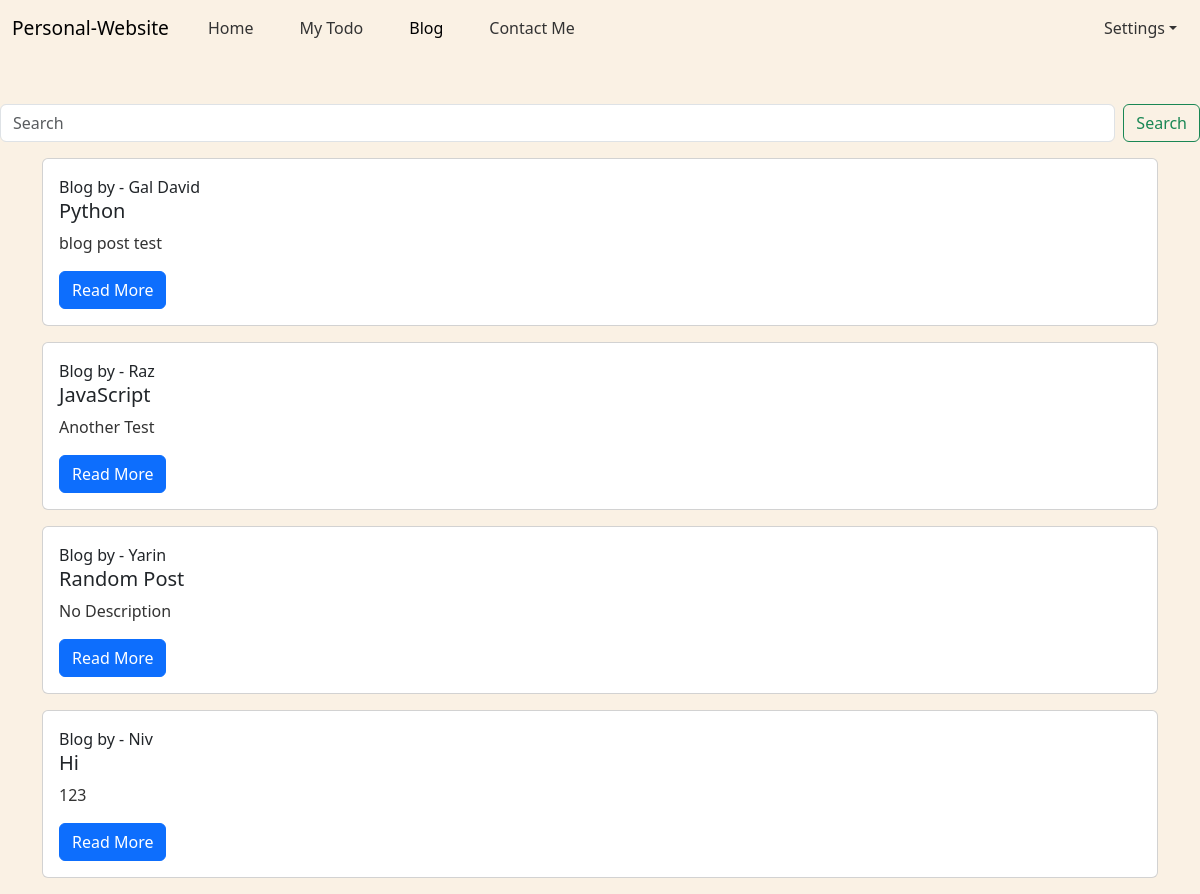
Screenshot of /blog/ with the database file from the repository.
### blog/models.py (models this page shows, shortened)
class Post(models.Model):
    id= models.AutoField(primary_key=True)
    title= models.CharField(max_length=50)
    content= models.TextField()
    author= models.CharField(max_length=20)
    slug= models.CharField(max_length=50)
    timeStamp= models.DateTimeField(auto_now_add=True, blank=True)

### blog/views.py (the view)
# urls.py: path('', views.blog, name='blog'),
def blog(request):
    allPosts =  Post.objects.all()
    context = {'allPosts': allPosts}
    return render(request, 'blog.html', context)

### templates/blog.html (shortened to what this page needs)
{% extends 'base.html' %}
{% block blogactive %} active {% endblock %}
{% block body %}
    <form action="/blog-post" method="get" class="d-flex" role="search">
        <input name="query" class="form-control me-2" type="search" placeholder="Search" aria-label="Search">
        <button class="btn btn-outline-success" type="submit">Search</button>
    </form>
    {% for post in allPosts %}
    <div class="container my-3">
    <div class="card">
        <div class="card-body">
        <h8 class="card-author">Blog by - {{post.author}}</h8>
        <h5 class="card-title">{{post.title}}</h5>
        <p class="card-text">{{post.content | truncatechars:100}}</p>
        <a href="{{post.slug}}" class="btn btn-primary">Read More</a>
        </div>
    </div>
    </div>
    {% endfor %}
{% endblock %}

### dashboard/static/dashboard/style.css (style rules this page uses)
body { background: #faf1e4; }
h1, h2, h3, p { color: #333; text-shadow: 1px 1px 2px rgba(255, 255, 255, 0.5); }

### rows the page displays
Post: author "Gal David", title "Python", content "blog post test"
Post: author "Raz", title "JavaScript", content "Another Test"
Post: author "Yarin", title "Random Post", content "No Description"
Post: author "Niv", title "Hi", content "123"
